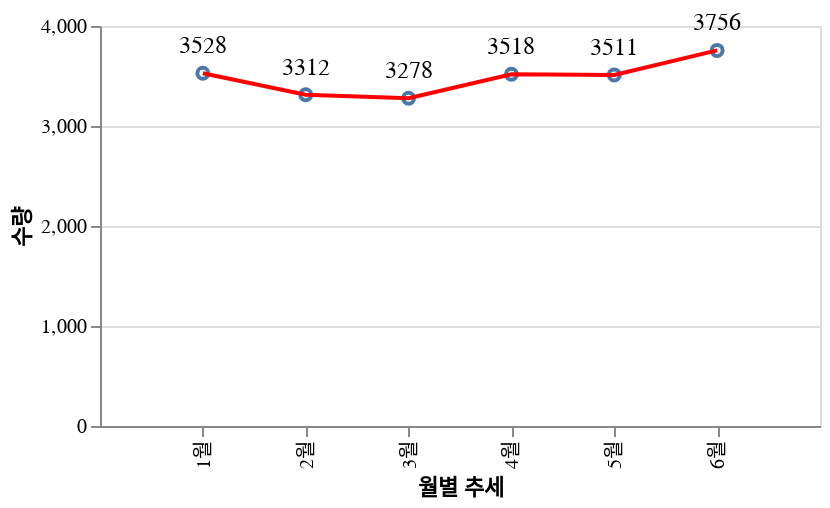

Notebook cell for this chart:
### Code cell
chart

### Figure 1 — Vega-Lite specification as saved in the notebook (floating-point values rounded to 4 significant figures)
{"config": {"axis": {"fontSize": 12, "font": "맑은고딕", "anchor": "start", "fontColor": "#000000"}}, "layer": [{"mark": "point", "encoding": {"text": {"field": "성패", "type": "nominal"}, "x": {"field": "월", "scale": {"padding": 15}, "title": "월별 추세", "type": "nominal"}, "y": {"aggregate": "sum", "field": "count", "title": "수량", "type": "quantitative"}}}, {"mark": {"type": "line", "color": "red"}, "encoding": {"x": {"field": "월", "title": "월별 추세", "type": "nominal"}, "y": {"aggregate": "sum", "field": "count", "title": "", "type": "quantitative"}}}, {"mark": {"type": "text", "align": "center", "baseline": "line-top", "color": "black", "dy": -20, "fontSize": 12, "size": 12}, "encoding": {"text": {"aggregate": "sum", "field": "count", "type": "quantitative"}, "x": {"field": "월", "scale": {"padding": 15}, "title": "월별 추세", "type": "nominal"}, "y": {"aggregate": "sum", "field": "count", "title": "수량", "type": "quantitative"}}}], "data": {"name": "data-57ff3d5a8d3f9fb172d3151c891b5c6b"}, "height": 200, "width": 360, "$schema": "https://vega.github.io/schema/vega-lite/v4.17.0.json", "datasets": {"data-57ff3d5a8d3f9fb172d3151c891b5c6b": [{"년도": "22년", "월": "1월", "리전": "KR", "AZ": "1센터", "테넌트": "PRD", "count": 2117.0, "주간": "O", "월간": "O", "연간": "O"}, {"년도": "22년", "월": "1월", "리전": "KR", "AZ": "2센터", "테넌트": "PRD", "count": null, "주간": "O", "월간": "O", "연간": "O"}, {"년도": "22년", "월": "1월", "리전": "EU", "AZ": "1센터", "테넌트": "PRD", "count": 244.0, "주간": "O", "월간": "O", "연간": "O"}, {"년도": "22년", "월": "1월", "리전": "NA", "AZ": "1센터", "테넌트": "PRD", "count": 439.0, "주간": "O", "월간": "O", "연간": "O"}, {"년도": "22년", "월": "1월", "리전": "CN", "AZ": "1센터", "테넌트": "PRD", "count": 351.0, "주간": "O", "월간": "O", "연간": "O"}, {"년도": "22년", "월": "1월", "리전": "RU", "AZ": "1센터", "테넌트": "PRD", "count": 108.0, "주간": "O", "월간": "O", "연간": "O"}, {"년도": "22년", "월": "1월", "리전": "SG", "AZ": "1센터", "테넌트": "PRD", "count": 269.0, "주간": "O", "월간": "O", "연간": "O"}, {"년도": "22년", "월": "2월", "리전": "KR", "AZ": "1센터", "테넌트": "PRD", "count": 1934.0, "주간": "O", "월간": "O", "연간": "O"}, {"년도": "22년", "월": "2월", "리전": "KR", "AZ": "2센터", "테넌트": "PRD", "count": null, "주간": "O", "월간": "O", "연간": "O"}, {"년도": "22년", "월": "2월", "리전": "EU", "AZ": "1센터", "테넌트": "PRD", "count": 244.0, "주간": "O", "월간": "O", "연간": "O"}, {"년도": "22년", "월": "2월", "리전": "NA", "AZ": "1센터", "테넌트": "PRD", "count": 418.0, "주간": "O", "월간": "O", "연간": "O"}, {"년도": "22년", "월": "2월", "리전": "CN", "AZ": "1센터", "테넌트": "PRD", "count": 351.0, "주간": "O", "월간": "O", "연간": "O"}, {"년도": "22년", "월": "2월", "리전": "RU", "AZ": "1센터", "테넌트": "PRD", "count": 96.0, "주간": "O", "월간": "O", "연간": "O"}, {"년도": "22년", "월": "2월", "리전": "SG", "AZ": "1센터", "테넌트": "PRD", "count": 269.0, "주간": "O", "월간": "O", "연간": "O"}, {"년도": "22년", "월": "3월", "리전": "KR", "AZ": "1센터", "테넌트": "PRD", "count": 1868.0, "주간": "O", "월간": "O", "연간": "O"}, {"년도": "22년", "월": "3월", "리전": "KR", "AZ": "2센터", "테넌트": "PRD", "count": null, "주간": "O", "월간": "O", "연간": "O"}, {"년도": "22년", "월": "3월", "리전": "EU", "AZ": "1센터", "테넌트": "PRD", "count": 248.0, "주간": "O", "월간": "O", "연간": "O"}, {"년도": "22년", "월": "3월", "리전": "NA", "AZ": "1센터", "테넌트": "PRD", "count": 437.0, "주간": "O", "월간": "O", "연간": "O"}, {"년도": "22년", "월": "3월", "리전": "CN", "AZ": "1센터", "테넌트": "PRD", "count": 359.0, "주간": "O", "월간": "O", "연간": "O"}, {"년도": "22년", "월": "3월", "리전": "RU", "AZ": "1센터", "테넌트": "PRD", "count": 97.0, "주간": "O", "월간": "O", "연간": "O"}, {"년도": "22년", "월": "3월", "리전": "SG", "AZ": "1센터", "테넌트": "PRD", "count": 269.0, "주간": "O", "월간": "O", "연간": "O"}, {"년도": "22년", "월": "4월", "리전": "KR", "AZ": "1센터", "테넌트": "PRD", "count": 1865.0, "주간": "O", "월간": "O", "연간": "O"}, {"년도": "22년", "월": "4월", "리전": "KR", "AZ": "2센터", "테넌트": "PRD", "count": 222.0, "주간": "O", "월간": "O", "연간": "O"}, {"년도": "22년", "월": "4월", "리전": "EU", "AZ": "1센터", "테넌트": "PRD", "count": 259.0, "주간": "O", "월간": "O", "연간": "O"}, {"년도": "22년", "월": "4월", "리전": "NA", "AZ": "1센터", "테넌트": "PRD", "count": 438.0, "주간": "O", "월간": "O", "연간": "O"}, {"년도": "22년", "월": "4월", "리전": "CN", "AZ": "1센터", "테넌트": "PRD", "count": 369.0, "주간": "O", "월간": "O", "연간": "O"}, {"년도": "22년", "월": "4월", "리전": "RU", "AZ": "1센터", "테넌트": "PRD", "count": 96.0, "주간": "O", "월간": "O", "연간": "O"}, {"년도": "22년", "월": "4월", "리전": "SG", "AZ": "1센터", "테넌트": "PRD", "count": 269.0, "주간": "O", "월간": "O", "연간": "O"}, {"년도": "22년", "월": "5월", "리전": "KR", "AZ": "1센터", "테넌트": "PRD", "count": 1832.0, "주간": "O", "월간": "O", "연간": "O"}, {"년도": "22년", "월": "5월", "리전": "KR", "AZ": "2센터", "테넌트": "PRD", "count": 217.0, "주간": "O", "월간": "O", "연간": "O"}, {"년도": "22년", "월": "5월", "리전": "EU", "AZ": "1센터", "테넌트": "PRD", "count": 268.0, "주간": "O", "월간": "O", "연간": "O"}, {"년도": "22년", "월": "5월", "리전": "NA", "AZ": "1센터", "테넌트": "PRD", "count": 464.0, "주간": "O", "월간": "O", "연간": "O"}, {"년도": "22년", "월": "5월", "리전": "CN", "AZ": "1센터", "테넌트": "PRD", "count": 369.0, "주간": "O", "월간": "O", "연간": "O"}, {"년도": "22년", "월": "5월", "리전": "RU", "AZ": "1센터", "테넌트": "PRD", "count": 96.0, "주간": "O", "월간": "O", "연간": "O"}, {"년도": "22년", "월": "5월", "리전": "SG", "AZ": "1센터", "테넌트": "PRD", "count": 265.0, "주간": "O", "월간": "O", "연간": "O"}, {"년도": "22년", "월": "6월", "리전": "KR", "AZ": "1센터", "테넌트": "PRD", "count": 1688.0, "주간": "O", "월간": "O", "연간": "O"}, {"년도": "22년", "월": "6월", "리전": "KR", "AZ": "2센터", "테넌트": "PRD", "count": 243.0, "주간": "O", "월간": "O", "연간": "O"}, {"년도": "22년", "월": "6월", "리전": "EU", "AZ": "1센터", "테넌트": "PRD", "count": 530.0, "주간": "O", "월간": "O", "연간": "O"}, {"년도": "22년", "월": "6월", "리전": "NA", "AZ": "1센터", "테넌트": "PRD", "count": 581.0, "주간": "O", "월간": "O", "연간": "O"}, {"년도": "22년", "월": "6월", "리전": "CN", "AZ": "1센터", "테넌트": "PRD", "count": 393.0, "주간": "O", "월간": "O", "연간": "O"}, {"년도": "22년", "월": "6월", "리전": "RU", "AZ": "1센터", "테넌트": "PRD", "count": 78.0, "주간": "O", "월간": "O", "연간": "O"}, {"년도": "22년", "월": "6월", "리전": "SG", "AZ": "1센터", "테넌트": "PRD", "count": 243.0, "주간": "O", "월간": "O", "연간": "O"}]}}
